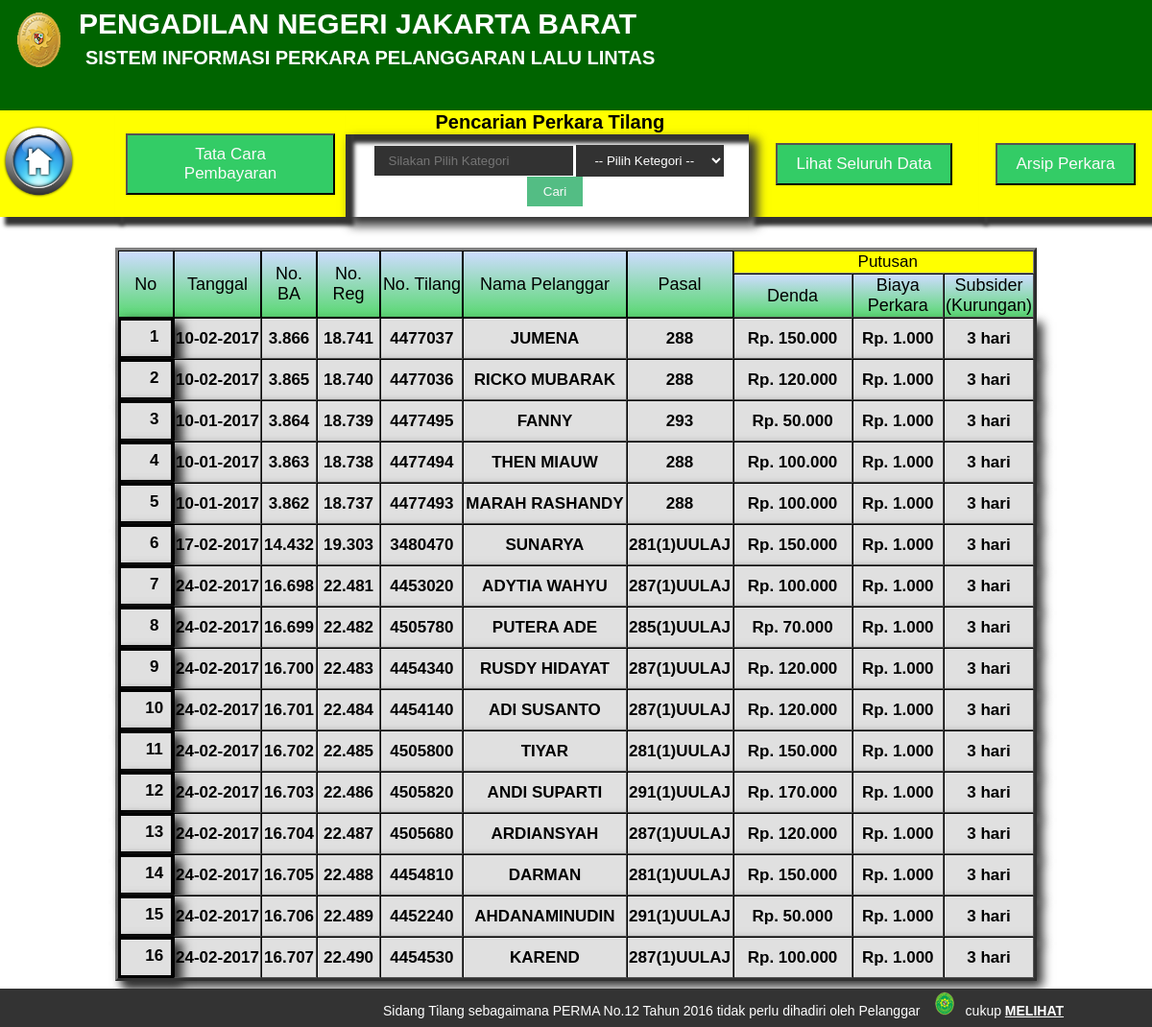
The page /pages on the database its author committed.
### tables this page shows
CREATE TABLE `daftarnama` (
  `notilang` int(11) NOT NULL,
  `namapelanggar` varchar(100) NOT NULL,
  `noba` varchar(100) NOT NULL,
  `noreg` varchar(100) NOT NULL,
  `pasal` varchar(100) NOT NULL,
  `tanggal` date NOT NULL
);

CREATE TABLE `putusan` (
  `id` int(11) NOT NULL,
  `notilang` int(11) NOT NULL,
  `denda` varchar(100) NOT NULL,
  `biayaperkara` varchar(100) NOT NULL,
  `subsider` varchar(100) NOT NULL
);

### pages/index.php (the view, shortened to what this page needs)
<!DOCTYPE html>
<html>
<head>
     <link rel="stylesheet" href="style.css" />
</head>
<?php include "header.php"?>
<body class="body">
<?php include "navigasi.php"; ?>
<br> <br>
<table id="table" align="center" width="80%" border="3" cellspacing="0" style="height:100%;"><tbody>
<thead>
<tr><td class="head" rowspan="2" align="center">No</td>
	<td class="head" rowspan="2" align="center">Tanggal </td>
	<td class="head" rowspan="2" width="6%" align="center">No. BA</td>
	<td class="head" rowspan="2" width="7%" align="center">No. Reg</td>
	<td class="head" rowspan="2" align="center">No. Tilang</td>
	<td class="head" rowspan="2" align="center">Nama Pelanggar</td>
	<td class="head" rowspan="2" align="center">Pasal</td>
	<td class="th" colspan="3" align="center">Putusan</td>
</tr>
<tr class="head"><td width="13%" align="center" >Denda</td>
	<td width="10%" align="center" >Biaya Perkara</td>
	<td width="7%" align="center" >Subsider (Kurungan)</td>
</tr>
<?php
    $query = mysql_query("SELECT a.tanggal, a.noba, a.noreg, a.notilang, a.namapelanggar,
	a.pasal, b.denda, b.biayaperkara, b.subsider FROM daftarnama a, putusan b WHERE
	a.notilang=b.notilang;");
    $no = 1;
    while ($data = mysql_fetch_array($query)) {
    ?>
<tr class="genap"><td class="genap" rowspan="1" align="center" ><?php echo $no; ?></td>
	<td rowspan="1" align="center"><?php echo date('d-m-Y', strtotime($data['tanggal'])) ?></td>
	<td rowspan="1" align="center"><?php echo $data['noba']; ?></td>
	<td rowspan="1" align="center"><?php echo $data['noreg']; ?></td>
	<td rowspan="1" align="center"><?php echo $data['notilang']; ?></td>
	<td rowspan="1" align="center"><?php echo $data['namapelanggar']; ?></td>
	<td rowspan="1" align="center"><?php echo $data['pasal']; ?></td>
	<td rowspan="1" align="center">Rp. <?php echo $data['denda']; ?></td>
	<td rowspan="1" align="center">Rp. <?php echo $data['biayaperkara']; ?></td>
	<td rowspan="1" align="center"><?php echo $data['subsider']; ?></td>
</tr>
    <?php
        $no++;
    }
    ?>
	 </thead>
    </tbody>
</table>
<br><br><br>
</body>
<?php
include "footer.php";
?>
</html>

### pages/header.php (shortened to what this page needs)
<div id="atas">
	<div style="vertical-align:middle;">
			<div class="frame-10">
           		<div class="logo"><a><img src="../img/logo.png"></a></div>
          		</div>
					</div>
					<div class="front"><b>PENGADILAN NEGERI JAKARTA BARAT</b>
					<br><span><b>SISTEM INFORMASI PERKARA PELANGGARAN LALU LINTAS</b></span></div>
</div>

### pages/navigasi.php (shortened to what this page needs)
<table id="table" border="0" width="100%" cellspacing="0" height="70%">
<tr>
	<td rowspan="2" class="div"  align="left"><a href="http://pn-jakartabarat.go.id/"><img src="../img/home1.png" width="80" height="80" border="0" title="Kembali Ke Website Pengadilan Jakarta Barat"></a></td>
	<td align="center" width="20%" rowspan="2" class="div" ><form method="POST" action="carapembayaran.php">
		<button id="button" type="submit">Tata Cara Pembayaran</button></form>
	</td>
	<td width="35%" colspan="4" align="center" class="div">
		<span  style="font-size:20px;">&nbsp;<strong>Pencarian Perkara Tilang</strong></span>
	</td>
	<td align="center" width="20%" rowspan="2" class="div" ><form method="POST" action="index.php">
		<button id="button"  type="submit">Lihat Seluruh Data</button></form>
	</td>
	<td align="center" width="15%" rowspan="2" class="div" ><form action="https://pn-jakartabarat.go.id/tilang/arsip/" method="POST">
		<button id="button" type="submit" title="Arsip Perkara Tahun ini" >Arsip Perkara</button></form>
	</td>
</tr>
<tr>
	<td id="div" colspan="4" align="center" style="color:black">
	<form method="POST" action="search.php">
		&nbsp;<input id="field" name="keyword" class="search" type="text" placeholder="Silakan Pilih Kategori"required disabled></input>
		<select id="cb" class="search" onChange="cek_kategori();" name="cb">
			<option value="" selected disabled>-- Pilih Ketegori --</option>
		</select>
				<button id="tombol" name="cari" class="button" type="submit" value="cari" disabled> Cari</button>
	</form>
	</td>
</tr>
</table>

### pages/footer.php (shortened to what this page needs)
<div id="footer">
<table border="0" color="white" width="100%">
<tr>
<td width="33%" height="5%">
	 </td>
<td>
<marquee direction="left" scrolldelay="100">
	Sidang Tilang sebagaimana PERMA No.12 Tahun 2016 tidak perlu dihadiri oleh Pelanggar &nbsp;&nbsp;
	<img src="../img/PNJB.png" width="20" height="25">&nbsp;&nbsp;
	cukup <b><u>MELIHAT</u></b> Pengumuman besaran denda Tilang di WEBSITE / Papan Pengumuman Pengadilan Negeri Jakarta Barat
	<b><u>MELIHAT</u></b> >>>> <b><u>BAYAR</u></b> >>>> <b><u>AMBIL</u></b> </marquee>
	</td>
  </tr>
</table>
</div>

### pages/style.css (style rules this page uses)
form { width:100; margin:10px 10px; }
.search { color:white; padding:8px 15px; background:rgba(50, 50, 50, 50); border:0px solid #dbdbdb; }
.button { position:relative; padding:6px 15px; left:8px; border:2px solid #53bd84; background-color:#53bd84; color:#fafafa; }
#button { font: 17px Century Gothic, Century Gothic, Geneva, AppleGothic, "Arial"; color: white; padding:10px 20px; left:-8px; border:10px solid #white; background-color:#33CC66; color:#fafafa; }
#footer { height:40px; line-height:30px; background:#333; color:#fff; position:fixed; bottom:0px; width:100%; }
.div { color:black; border: 3px solid transparan; background-color: #FFFF00; margin: 10px; box-shadow: 7px 7px 4px 2px #333; }
#div { color:white; border: 3px solid transparan; margin: 10px; box-shadow: 7px 7px 10px 2px #333; }
.th { font: 17px "Arial", Century Gothic, Century Gothic, Geneva, AppleGothic; color: black; padding: 1px 1px 1px 10px; background:#FFFF00; }
.body { background-color:white; font-size:14px;background:white;color:#5b5b5b;margin:0;padding:0;font-family:Century Gothic,sans-serif;height:100%;width:100%;overflow: -moz-scrollbars-none; }
#atas { background:#006400;background-size:100% 100%;height:115px;width:100%;float:center;box-shadow:0px 0px 10px #5b5b5b; }
.logo a { margin-top:4px;padding-top:5px;height:30px;float:left;margin:0;padding-left:10px;width:70px; }
.front { float:left;margin-top:6px;padding:2px;color:#fff;text-align:left;font-size:30px; }
.front span { margin-top:0px;float:left;padding:7px;color:#fff;text-align:left;font-size:20px; }
.genap { background-color:#E0E0E0; font: bold 17px "Times New Rowman",Century Gothic, Century Gothic, "Geneva", AppleGothic, sans-serif; align:center; color: black; box-shadow: 7px 7px 10px 2px #333; border-right: 0.2em solid black; border-bottom: 0.2em solid black; border-left: 0.2em solid black; border-top: 0.2em solid black; padding: 7px 7px 10px 25px; }
.head { font: 18px "Arial", Century Gothic, Century Gothic, Geneva, AppleGothic; color: black; border-right: 0.1em solid black; border-bottom: 0.1em solid black; border-left: 0.1em solid black; border-top: 0.1em solid black; background: -moz-linear-gradient(top, rgba(206,220,231,1) 0%, rgba(89,106,114,1) 100%); background: linear-gradient(to bottom, rgba(206,220,271,1) 0%,rgba(89,216,114,1) 100%); filter: progid:DXImageTransform.Microsoft.gradient( startColorstr='#cedce7', endColorstr='#596a72',GradientType=0 ); }

### rows shown on the page
daftarnama: tanggal "10-02-2017", noba "3.866", noreg "18.741", notilang "4477037", namapelanggar "JUMENA", pasal "288", putusan.denda "150.000", putusan.biayaperkara "1.000", putusan.subsider "3 hari"
daftarnama: tanggal "10-02-2017", noba "3.865", noreg "18.740", notilang "4477036", namapelanggar "RICKO MUBARAK", pasal "288", putusan.denda "120.000", putusan.biayaperkara "1.000", putusan.subsider "3 hari"
daftarnama: tanggal "10-01-2017", noba "3.864", noreg "18.739", notilang "4477495", namapelanggar "FANNY", pasal "293", putusan.denda "50.000", putusan.biayaperkara "1.000", putusan.subsider "3 hari"
daftarnama: tanggal "10-01-2017", noba "3.863", noreg "18.738", notilang "4477494", namapelanggar "THEN MIAUW", pasal "288", putusan.denda "100.000", putusan.biayaperkara "1.000", putusan.subsider "3 hari"
daftarnama: tanggal "10-01-2017", noba "3.862", noreg "18.737", notilang "4477493", namapelanggar "MARAH RASHANDY", pasal "288", putusan.denda "100.000", putusan.biayaperkara "1.000", putusan.subsider "3 hari"
daftarnama: tanggal "17-02-2017", noba "14.432", noreg "19.303", notilang "3480470", namapelanggar "SUNARYA", pasal "281(1)UULAJ", putusan.denda "150.000", putusan.biayaperkara "1.000", putusan.subsider "3 hari"
daftarnama: tanggal "24-02-2017", noba "16.698", noreg "22.481", notilang "4453020", namapelanggar "ADYTIA WAHYU", pasal "287(1)UULAJ", putusan.denda "100.000", putusan.biayaperkara "1.000", putusan.subsider "3 hari"
daftarnama: tanggal "24-02-2017", noba "16.699", noreg "22.482", notilang "4505780", namapelanggar "PUTERA ADE", pasal "285(1)UULAJ", putusan.denda "70.000", putusan.biayaperkara "1.000", putusan.subsider "3 hari"
daftarnama: tanggal "24-02-2017", noba "16.700", noreg "22.483", notilang "4454340", namapelanggar "RUSDY HIDAYAT", pasal "287(1)UULAJ", putusan.denda "120.000", putusan.biayaperkara "1.000", putusan.subsider "3 hari"
daftarnama: tanggal "24-02-2017", noba "16.701", noreg "22.484", notilang "4454140", namapelanggar "ADI SUSANTO", pasal "287(1)UULAJ", putusan.denda "120.000", putusan.biayaperkara "1.000", putusan.subsider "3 hari"
daftarnama: tanggal "24-02-2017", noba "16.702", noreg "22.485", notilang "4505800", namapelanggar "TIYAR", pasal "281(1)UULAJ", putusan.denda "150.000", putusan.biayaperkara "1.000", putusan.subsider "3 hari"
daftarnama: tanggal "24-02-2017", noba "16.703", noreg "22.486", notilang "4505820", namapelanggar "ANDI SUPARTI", pasal "291(1)UULAJ", putusan.denda "170.000", putusan.biayaperkara "1.000", putusan.subsider "3 hari"
daftarnama: tanggal "24-02-2017", noba "16.704", noreg "22.487", notilang "4505680", namapelanggar "ARDIANSYAH", pasal "287(1)UULAJ", putusan.denda "120.000", putusan.biayaperkara "1.000", putusan.subsider "3 hari"
daftarnama: tanggal "24-02-2017", noba "16.705", noreg "22.488", notilang "4454810", namapelanggar "DARMAN", pasal "281(1)UULAJ", putusan.denda "150.000", putusan.biayaperkara "1.000", putusan.subsider "3 hari"
daftarnama: tanggal "24-02-2017", noba "16.706", noreg "22.489", notilang "4452240", namapelanggar "AHDANAMINUDIN", pasal "291(1)UULAJ", putusan.denda "50.000", putusan.biayaperkara "1.000", putusan.subsider "3 hari"
daftarnama: tanggal "24-02-2017", noba "16.707", noreg "22.490", notilang "4454530", namapelanggar "KAREND", pasal "287(1)UULAJ", putusan.denda "100.000", putusan.biayaperkara "1.000", putusan.subsider "3 hari"
